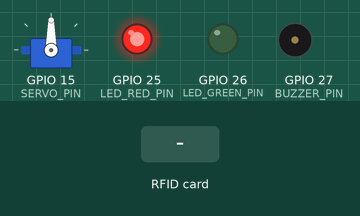
Recording of a sketch running on a simulated ESP32. On the bench: servo, output pins drawn as LEDs (lit = HIGH), buzzer (waves = sounding, pin HIGH). Inputs (shaded band) come from the test bench. WiFi joins after 1.5 s; servers stay silent unless stated; what the sketch prints to the serial monitor is not drawn.

Above: at 4.0 s.
4.1 s: RFID card 00 00 00 00 held to the reader
At 4.9 s:
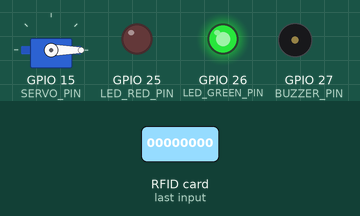
5.8 s: RFID card 00 00 00 00 held to the reader
At 5.92 s:
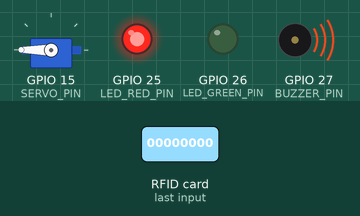
At 6.9 s:
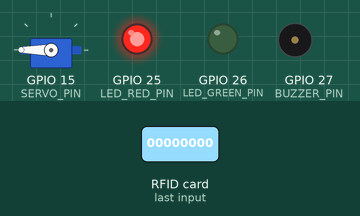
Timing chart, 0 to 8.8 s (numbered marks = the images above; inputs shaded):
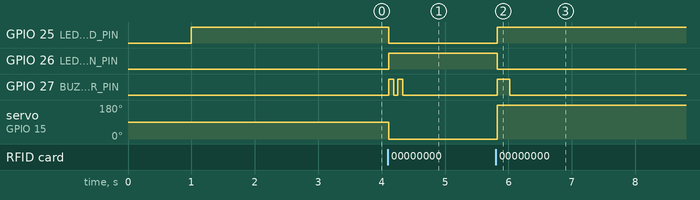

The sketch:

door_lock.ino
```cpp
#include <WiFi.h>
#include <WiFiClientSecure.h>
#include <UniversalTelegramBot.h>
#include <SPI.h>
#include <MFRC522.h>
#include <ESP32Servo.h>

/* ======== WIFI CONFIG (Change these) ======== */
const char* ssid    = "YOUR_WIFI_SSID";
const char* password = "YOUR_WIFI_PASSWORD";

/* ======== TELEGRAM CONFIG (Change these) ======== */
const char* botToken = "YOUR_TELEGRAM_BOT_TOKEN";
const String ownerChatId = "YOUR_TELEGRAM_CHAT_ID";
const String openSecret = "CHANGE_ME";

WiFiClientSecure secured_client;
UniversalTelegramBot bot(botToken, secured_client);

/* ======== RFID PINS ======== */
#define SS_PIN    5
#define RST_PIN   4

MFRC522 rfid(SS_PIN, RST_PIN);

/* ======== SERVO ======== */
#define SERVO_PIN  15
Servo doorLock;

const int LOCK_ANGLE   = 180;
const int UNLOCK_ANGLE = 0;

bool doorLocked = true;
unsigned long lastRfidActionTime = 0;
const unsigned long rfidDebounceTime = 1000; // 1 second between RFID reads

/* ======== LEDs & BUZZER ======== */
#define LED_RED_PIN    25
#define LED_GREEN_PIN  26
#define BUZZER_PIN     27

/* ======== AUTHORIZED RFID UID ======== */
byte authorizedUID[] = {0x00, 0x00, 0x00, 0x00};   // replace with your card UID (printed on the Serial Monitor)
const byte authorizedSize = 4;

/* ======== TELEGRAM POLL ======== */
unsigned long lastCheckTime = 0;
const unsigned long checkInterval = 1000;

// Keyboard buttons
const String doorKeyboard =
  "[[\"🔓 Open\"],[\"🔒 Lock\"]]";

/* =================== FUNCTIONS PROTOTYPES =================== */
void notifyDoorStatus(const String& method, bool isLocked);
void setDoorStatus(bool locked);
void lockDoor(const String& method);
void unlockDoor(const String& method);

/* =================== BEEP & STATUS =================== */

void setDoorStatus(bool locked) {
  doorLocked = locked;
  if (locked) {
    digitalWrite(LED_RED_PIN, HIGH);
    digitalWrite(LED_GREEN_PIN, LOW);
  } else {
    digitalWrite(LED_RED_PIN, LOW);
    digitalWrite(LED_GREEN_PIN, HIGH);
  }
}

void beepPattern(int onMs, int offMs, int repeat) {
  for (int i = 0; i < repeat; i++) {
    digitalWrite(BUZZER_PIN, HIGH);
    delay(onMs);
    digitalWrite(BUZZER_PIN, LOW);
    if (i < repeat - 1) delay(offMs);
  }
}

void playUnlockSound() {
  beepPattern(80, 60, 2);
}

void playLockSound() {
  beepPattern(200, 0, 1);
}

/* =================== TELEGRAM NOTIFICATION =================== */

void notifyDoorStatus(const String& method, bool isLocked) {
  String status = isLocked ? F("🔒 Locked") : F("🔓 Unlocked");
  String msg = String(F("🚨 Door Status: ")) + status;
  msg += String(F("\nControlled via: ")) + method;
  bot.sendMessage(ownerChatId, msg, "");
}

/* =================== DOOR CONTROL =================== */

void lockDoor(const String& method) {
  if (doorLocked) return;

  doorLock.write(LOCK_ANGLE);
  setDoorStatus(true);
  playLockSound();
  Serial.println(String(F("Door locked by ")) + method + F("."));
  notifyDoorStatus(method, true);
}

void unlockDoor(const String& method) {
  if (!doorLocked) return;

  doorLock.write(UNLOCK_ANGLE);
  setDoorStatus(false);
  playUnlockSound();
  Serial.println(String(F("Door unlocked by ")) + method + F("."));
  notifyDoorStatus(method, false);
}

/* RFID Check and Toggle */
bool checkRFID() {
  if (millis() - lastRfidActionTime < rfidDebounceTime) {
    rfid.PICC_HaltA();
    return false;
  }

  if (!rfid.PICC_IsNewCardPresent() || !rfid.PICC_ReadCardSerial())
    return false;

  Serial.print(F("RFID UID: "));
  for (byte i = 0; i < rfid.uid.size; i++) {
    Serial.print(rfid.uid.uidByte[i], HEX);
    Serial.print(" ");
  }
  Serial.println();

  if (rfid.uid.size != authorizedSize) {
    rfid.PICC_HaltA();
    return false;
  }

  for (byte i = 0; i < rfid.uid.size; i++) {
    if (rfid.uid.uidByte[i] != authorizedUID[i]) {
      rfid.PICC_HaltA();
      return false;
    }
  }

  rfid.PICC_HaltA();
  lastRfidActionTime = millis();

  if (doorLocked) {
    Serial.println(F("[RFID] Access granted. Unlocking door..."));
    unlockDoor(F("RFID"));
  } else {
    Serial.println(F("[RFID] Locking door..."));
    lockDoor(F("RFID"));
  }

  return true;
}

/* =================== TELEGRAM HANDLER =================== */

void handleNewMessages(int numNewMessages) {
  for (int i = 0; i < numNewMessages; i++) {
    String chat_id = String(bot.messages[i].chat_id);
    String text    = bot.messages[i].text;
    String from    = bot.messages[i].from_name;

    Serial.println(String(F("Message from: ")) + from + String(F(" (")) + chat_id + F(")"));
    Serial.println(String(F("Text: ")) + text);

    if (chat_id != ownerChatId) {
      bot.sendMessage(chat_id, F("Access denied: You are not the owner."), "");
      continue;
    }

    if (text == "/start") {
      String msg = String(F("Welcome, ")) + from + F(" \n");
      msg += F("Use the buttons below or command /open <code>.\n");
      msg += String(F("Example: /open ")) + openSecret;
      bot.sendMessageWithReplyKeyboard(chat_id, msg, "", doorKeyboard, true);
    }
    else if (text == "🔓 Open") {
      if (!doorLocked) {
        bot.sendMessage(chat_id, F("Door is already unlocked."), "");
      } else {
        bot.sendMessage(chat_id, F("Unlocking door..."), "");
        Serial.println(F("[TG] Button Open pressed."));
        unlockDoor(F("Telegram Button"));
      }
    }
    else if (text == "🔒 Lock") {
      if (doorLocked) {
        bot.sendMessage(chat_id, F("Door is already locked."), "");
      } else {
        lockDoor(F("Telegram Button"));
        bot.sendMessage(chat_id, F("Door locked."), "");
        Serial.println(F("[TG] Button Lock pressed."));
      }
    }
    else if (text.startsWith("/open")) {
      int spaceIndex = text.indexOf(' ');
      if (spaceIndex == -1) {
        bot.sendMessage(chat_id, String(F("Please send: /open ")) + openSecret, "");
        continue;
      }
      String code = text.substring(spaceIndex + 1);
      code.trim();

      if (code == openSecret) {
        bot.sendMessage(chat_id, F("Access granted. Unlocking door..."), "");
        Serial.println(F("[TG] /open command OK."));
        unlockDoor(F("Telegram Code"));
      } else {
        bot.sendMessage(chat_id, F("Wrong code!"), "");
      }
    }
    else {
      bot.sendMessage(chat_id, F("Unknown command. Use the buttons or /open <code>."), "");
    }
  }
}

/* =================== SETUP =================== */

void setup() {
  Serial.begin(115200);
  delay(1000);

  pinMode(LED_RED_PIN, OUTPUT);
  pinMode(LED_GREEN_PIN, OUTPUT);
  pinMode(BUZZER_PIN, OUTPUT);
  digitalWrite(BUZZER_PIN, LOW);
  setDoorStatus(true);

  doorLock.attach(SERVO_PIN);
  lockDoor(F("Initial State"));
  Serial.println(F("Door locked (initial)."));

  SPI.begin();
  rfid.PCD_Init();
  Serial.println(F("RFID init done."));

  WiFi.mode(WIFI_STA);
  WiFi.begin(ssid, password);
  Serial.print(F("Connecting to WiFi"));
  while (WiFi.status() != WL_CONNECTED) {
    delay(500);
    Serial.print(".");
  }
  Serial.println(F("\nWiFi connected!"));
  Serial.print(F("IP Address: "));
  Serial.println(WiFi.localIP());

  secured_client.setCACert(TELEGRAM_CERTIFICATE_ROOT);
  Serial.println(F("Telegram bot ready."));

  bot.sendMessage(ownerChatId, F("System Booted."), "");
}

/* =================== LOOP =================== */

void loop() {
  if (millis() - lastCheckTime > checkInterval) {
    int numNewMessages = bot.getUpdates(bot.last_message_received + 1);
    while (numNewMessages) {
      handleNewMessages(numNewMessages);
      numNewMessages = bot.getUpdates(bot.last_message_received + 1);
    }
    lastCheckTime = millis();
  }

  checkRFID();
}
```

Measured:
- after the input at 4.1 s, GPIO 25 (LED_RED_PIN): HIGH → LOW at once; GPIO 26 (LED_GREEN_PIN): LOW → HIGH at once; GPIO 27 (BUZZER_PIN): alternates HIGH for 0.08 s and LOW for 0.06 s, 4 changes in all, then stays LOW, starting at once; servo on GPIO 15 (SERVO_PIN): 90° → 0° at once
- after the input at 5.8 s, GPIO 25 (LED_RED_PIN): LOW → HIGH at once; GPIO 26 (LED_GREEN_PIN): HIGH → LOW at once; GPIO 27 (BUZZER_PIN): LOW → HIGH at once, → LOW 0.20 s later; servo on GPIO 15 (SERVO_PIN): 0° → 180° at once
